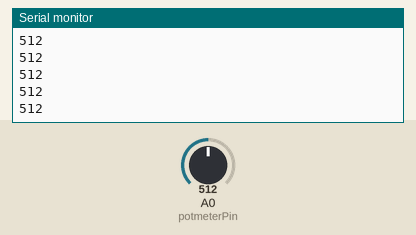
Recording of a sketch running on a simulated Arduino Uno, built with avr-gcc and run on an emulated ATmega328P. Parts: the last lines printed to the serial monitor. The test bench sets the inputs (shaded band); at power-on: A0 (potmeterPin) = 512.

Above: at 1.2 s.
1.3 s: A0 (potmeterPin) set to 716
At 1.31 s:
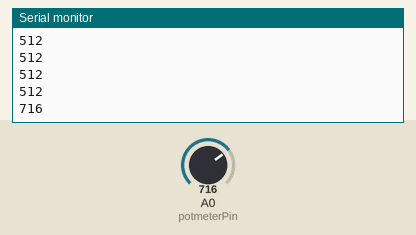
2.8 s: A0 (potmeterPin) set to 900
At 2.81 s:
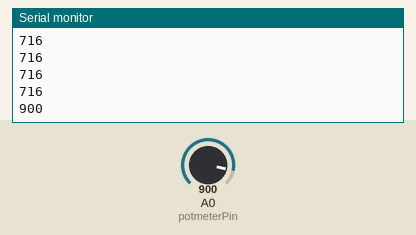
Timing chart, 0 to 5.8 s (numbered marks = the images above; inputs shaded):
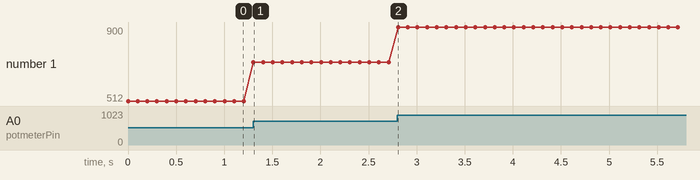

The sketch:

opdracht11.ino
```cpp
const int potmeterPin = A0;

void setup()
{
  Serial.begin(9600);
}

void loop()
{
  /*
    anlogRead reads an analog value from a pin.

    analogRead has the following code signature:
    analogRead([int]pin);

    The pin parameter is the pin that should be read.

    It returns a value between 0 and 1023.
    The 1023 orginates from the AD converter. Which useds 10 bits to map the voltage to an value between 0 and 1023.
    ADC reads in as binary, so with 2^10-1 we get 1023. minus one because we start at zero.

    It directly maps to a voltage, so we can say that the resolition is 5v / (2^10-1).
    Which correlates to 0.049mV per unit.

    If the analogue pin is not connected, it's called a floating pin.
    This will pick a value between 0-1023 which is influenced by the environment around it.
  */


  int potmeter = analogRead(potmeterPin);
  Serial.println(potmeter);

  delay(100);

}
```

Measured:
- after the input at 1.3 s, the serial monitor: prints a new line at once (image 1)
- after the input at 2.8 s, the serial monitor: prints a new line at once (image 2)
- plotted number 1: 512 → 716 after the input at 1.3 s, 716 → 900 after the input at 2.8 s
